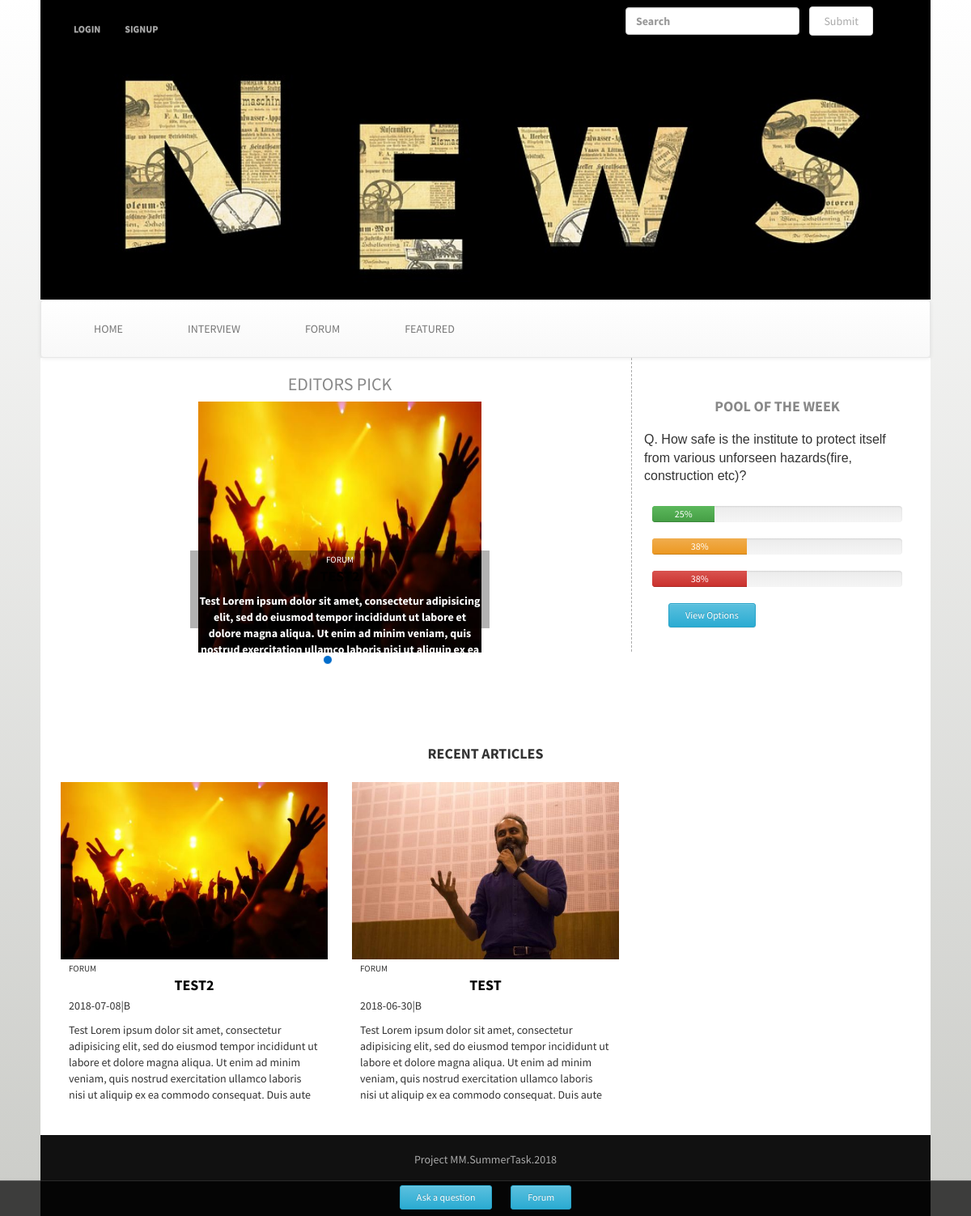
Before: / with the older database file.
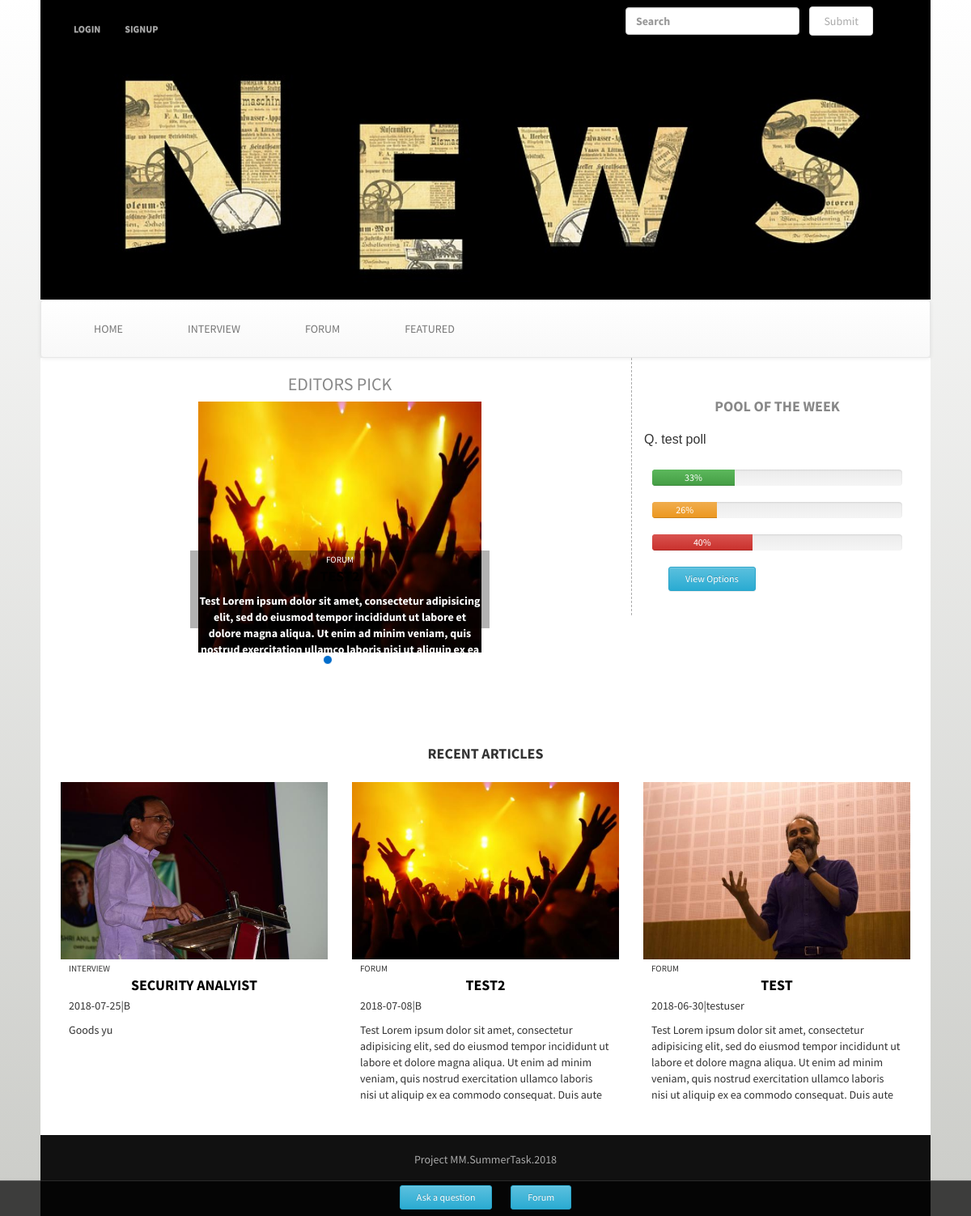
After: the same page with the newer database file.
### tables this page shows
CREATE TABLE IF NOT EXISTS `articles` (
  `id` int(11) NOT NULL AUTO_INCREMENT,
  `title` varchar(255) NOT NULL,
  `content` text NOT NULL,
  `summary` varchar(255) NOT NULL,
  `img` varchar(255) NOT NULL,
  `date` date NOT NULL,
  `ctg` varchar(255) NOT NULL,
  `reptr_name` varchar(255) NOT NULL,
  `modified` datetime NOT NULL,
  `user_id` int(11) NOT NULL,
  `views` int(11) NOT NULL DEFAULT '0',
  PRIMARY KEY (`id`)
);

CREATE TABLE IF NOT EXISTS `poll` (
  `id` int(11) NOT NULL AUTO_INCREMENT,
  `question` varchar(255) NOT NULL,
  `option1` varchar(255) NOT NULL,
  `option2` varchar(255) NOT NULL,
  `option3` varchar(255) NOT NULL,
  `count1` int(11) UNSIGNED DEFAULT '0',
  `count2` int(11) UNSIGNED DEFAULT '0',
  `count3` int(11) UNSIGNED DEFAULT '0',
  PRIMARY KEY (`id`)
);

### application/controllers/home.php (called while the page is built, shortened)
<?php
class Home extends CI_Controller {
	public function __construct()
	{
		$this->load->model('homepage');
	}
	public function index()
	{
		$data = array();
		$poll=$this->homepage->getpoll();
		$data['articles']=$this->homepage->latest_articles();
		$data['pick']=$this->homepage->editors_pick();
		$data['title'] = 'The news as it should be';
		$total=$poll['count1']+$poll['count2']+$poll['count3'];
		$data['a']=$poll['count1']*'100'/$total;
		$data['b']=$poll['count2']*'100'/$total;
		$data['c']=$poll['count3']*'100'/$total;
		$data['poll']=$poll;
		$this->load->view('common/head',$data);
		$this->load->view('common/header',$data);
		$this->load->view('homesite/editors_pick',$data);
		$this->load->view('homesite/poll_result',$data);
		$this->load->view('homesite/latest_articles',$data);
		$this->load->view('common/footer');
	}
}

### index.php (called while the page is built, shortened)
<?php
require_once BASEPATH.'core/CodeIgniter.php';

### application/models/homepage.php (called while the page is built, shortened)
<?php
class Homepage extends CI_Model{
	public function editors_pick()
	{
		$this->db->order_by('views', 'DESC');
		$query = $this->db->limit(3)->get('articles');
		return $query->result_array();
	}
	public function latest_articles()
	{
		$this->db->order_by('date', 'DESC');
		$query = $this->db->get('articles');
		return $query->result_array();
	}
	public function getpoll(){
		$query = $this->db->get_where('poll', array('id' => '1'));
		return $query->row_array();
	}
}

### application/views/homesite/editors_pick.php (the view, shortened to what this page needs)
<div class="row">
	<div class="col-sm-8 col-xs-12">
		<h2>Editors pick</h2>
		<div class="col-sm-8 col-xs-12 col-sm-offset-2">
			<div class="image-slider">
				<div id="myCarousel" class="carousel slide" data-ride="carousel">
					<ol class="carousel-indicators">
						<li data-target="#myCarousel" data-slide-to="0" class="active"></li>
						<li data-target="#myCarousel" data-slide-to="1"></li>
						<li data-target="#myCarousel" data-slide-to="2"></li>
					</ol>
					<div class="carousel-inner">
						<?php $count='1'; foreach ($pick as $pick) { ?>
							<div class="item <?php echo $count=='1'?'active':''; ?>">
							<a href="<?php echo site_url('home/article/'.$pick['id']); ?>"><img id="edit-pick" src="assets/img/uploads/<?php echo $pick['img']; ?>" alt="Editors Pick"></a>
							<div class="overlay">
								<h5><?php echo $pick['ctg']; ?></h5>
								<h3><a href="<?php echo site_url('home/article/'.$pick['id']); ?>"><?php echo $pick['title']; ?></a></h3>
								<p><?php echo $pick['summary']; ?></p>
							</div>
						</div>
						<?php ++$count; } ?>
					<a class="left carousel-control" href="#myCarousel" data-slide="prev">
					</a>
					<a class="right carousel-control" href="#myCarousel" data-slide="next">
					</a>
				</div>
			</div>
		</div>
	</div>
</div>

### application/views/common/head.php (shortened to what this page needs)
<!DOCTYPE html>
<html>
<head>
	<link rel="stylesheet" href="https://maxcdn.bootstrapcdn.com/bootstrap/3.3.6/css/bootstrap.min.css">
	<link rel="stylesheet" href="https://maxcdn.bootstrapcdn.com/bootstrap/3.3.6/css/bootstrap-theme.min.css">
	<link rel="stylesheet" type="text/css" href="<?php echo base_url(); ?>assets/css/common.css">
	<link rel="stylesheet" type="text/css" href="<?php echo base_url(); ?>assets/css/index.css">

### application/views/common/header.php (shortened to what this page needs)
</head>
<body>
	<div class="container-fluid">
		<header>
			<nav role="navigation" class="navbar lgn">
				<div id="navbarCollapse" class="collapse navbar-collapse">
					<ul class="nav navbar-nav">
						<?php if ($this->session->userdata('isloggedin')) {
							echo '<b>Logged in as:</b> ' . $this->session->userdata('username');
							if ($this->session->userdata('privilege')){
								echo ' | ' . "<a href=" . site_url('admin_panel') . ">Admin Panel</a>";
							}
							echo ' | ' . "<a href=" . site_url('users/logout') . ">Logout</a>";
						} else {
							?>
							<li><a id="PERSONAL_PROFILE" href="<?php echo site_url('users/login'); ?>">LOGIN</a></li>
							<li><a id="PERSONAL_PROFILE" href="<?php echo site_url('users/register'); ?>">SIGNUP</a></li>
						<?php } ?>
					</ul>
					<form class="navbar-form navbar-right" role="search" method="post" action="">
						<div class="form-group">
							<input type="text" class="form-control" placeholder="Search" name="search">
						</div>
						<input type="submit" name="check" class="btn btn-default btn-search" value="Submit">
					</form>
				</div>
			</nav>
		</header>
	</div>
	<div class="container-fluid">
		<nav role="navigation" class="navbar navbar-default">
			<div id="navbarCollapse1" class="collapse navbar-collapse">
				<ul class="nav navbar-nav">
					<li><a id="PERSONAL_PROFILE" href="<?php echo site_url(); ?>">HOME</a></li>
					<li><a id="PERSONAL_PROFILE" href="<?php echo site_url('home/category/'.'Interview'); ?>">INTERVIEW</a></li>
					<li><a id="PERSONAL_PROFILE" href="<?php echo site_url('home/category/'.'Forum'); ?>">FORUM</a></li>
					<li><a id="PERSONAL_PROFILE" href="<?php echo site_url('home/category/'.'Featured'); ?>">FEATURED</a></li>
				</ul>
			</div>
		</nav>

### application/views/homesite/poll_result.php (shortened to what this page needs)
<div class="col-sm-4 col-xs-12 pool">
	<h4>POOL OF THE WEEK</h4>
	<p class="form-group">
		Q. <?php echo $poll['question']; ?>
	</p>
	<div id="swap1">
		<div class="progress">
			<div class="progress-bar progress-bar-success" role="progressbar" aria-valuemin="0" aria-valuemax="100" style="width: <?php echo round($a);?>%">
				<?php echo round($a); ?>%
			</div>
		</div>
		<div class="progress">
			<div class="progress-bar progress-bar-warning" role="progressbar" aria-valuemin="0" aria-valuemax="100" style="width: <?php echo round($b);?>%">
				<?php echo round($b); ?>%
			</div>
		</div>
		<div class="progress">
			<div class="progress-bar progress-bar-danger" role="progressbar" aria-valuemin="0" aria-valuemax="100" style="width: <?php echo round($c);?>%">
				<?php echo round($c); ?>%
			</div>
		</div>
		<div>
			<a href="javascript:swap('swap1','swap2')"><button class="btn btn-info btn-sm" id="select">View Options</button></a>
		</div>
	</div>
</div>
</div>

### application/views/homesite/latest_articles.php
<div class="row">
	<br>
	<h3>RECENT ARTICLES</h3>
	<br>
	<?php $count=0;
	foreach($articles as $article): ?>
		<div class="col-sm-4 col-xs-12">
			<a href="<?php echo site_url('home/article/'.$article['id']); ?>"><img class="rec_art" src="<?php echo base_url('assets/img/uploads/') ?><?php echo $article['img']; ?>"></a>
			<div>
				<h5><?php echo $article['ctg']; ?></h5>
				<h3><a href="<?php echo site_url('home/article/'.$article['id']); ?>"><?php echo $article['title']; ?></a></h3>
				<p><?php echo $article['date'] .'|'. $article['reptr_name']; ?></p>
				<p>
					<?php echo $article['summary']; ?>
				</p>
			</div>
		</div>
		<?php
		if(++$count==3){
			break;
		}
		?>
	<?php endforeach; ?>
</div>

### application/views/common/footer.php (shortened to what this page needs)
		<footer>
			<a href="https://github.com/BSenthamizhSelvan/MM.SummerTask.2018">Project MM.SummerTask.2018</a>
		</footer>
	</div>
	<nav class="navbar navbar-default navbar-fixed-bottom">
		<a href="<?php echo base_url('home/question'); ?>"><button type="button" class="btn btn-info btn-sm">Ask a question</button></a>
		<a href="<?php echo base_url('forum'); ?>"><button type="button" class="btn btn-info btn-sm">Forum</button></a>
	</nav>
</body>
</html>

### assets/css/common.css (style rules this page uses)
.container-fluid { padding: 0px 50px; }
header { background-image: url("../img/common/cover.jpg"); background-size: cover; height: 370px; background-position-x: 50%; position: relative; }
.navbar-fixed-bottom { text-align: center; padding: 6px 0px 0px 0px; background: rgba(0, 0, 0, 0.7); margin-bottom: -6px; border: 0px; z-index: 1000; }
.lgn { margin-right: 20px; font-size: 12px; font-weight: 700; }
.navbar-right { margin-right: 20px; font-size: 12px; font-weight: 700; }
body { font-family: 'Source Sans Pro', sans-serif; background: -webkit-gradient(linear, left top, left bottom, from(#fff), to(#cbccc8)) fixed; }
.btn-search { background: #fff; border: 1px solid #ddd; padding: 7px 17px; color: #aaa; z-index: 100; }
.navbar-nav { padding: 10px; }
.navbar { margin-bottom: 0px; }
.row { background-color: #fff; margin: 0px; }
footer { padding-top: 20px; padding-bottom: 60px; text-align: center; background-color: #111; }
footer a { color: #aaa; }
.navbar-default .navbar-nav>li>a { padding: 15px 40px; }
h3 { text-align: center; }

### assets/css/index.css (style rules this page uses)
img { max-width: 100%; max-height: 100%; text-align: center; }
div { padding: 0px 10px 10px 10px; }
h2 { text-align: center; text-transform: uppercase; font-size: 22px; font-weight: 700px; color: #888; }
h5 { text-transform: uppercase; margin: 5px 0px; font-size: 11px }
h3 { text-transform: uppercase; margin: 5px 0px; font-size: 18px; font-weight: 700; }
.btn-search { margin-top: -10px; }
.overlay { position:relative; }
h3 a { color: #000; }
a { color: #aaa; }
.progress { padding: 0px; }
h4 { text-align: center; font-weight: 700; font-size: 18px; padding-top: 40px; color: #888; }
h4 + p { padding: 10px 0px; font-size: 16px; font-family: sans-serif; }
.btn-info { padding: 5px 20px; margin: 0px 10px; }
.pool { border-left: 1px dashed #aaa; }
.rec_art { width: 570px; height: 219.18px; }
#swap1 { display:block; }
.carousel-indicators { bottom: 0px; }
.carousel-indicators .active { background: #006DCC; }
.overlay { color: #fff ; font-weight: bold; position: absolute; bottom: 40px; text-align: center; left: 0px; z-index: 10000000; background: rgba(0,0,0,0.3); display: table-cell; vertical-align: middle; height: 30% !important; }
.overlay p { margin: 10px 0px; }
.item { display: table; }
.carousel-control { top: 50%; z-index: 1000; background: none !important; }
.image-slider { margin-bottom: 20px !important; }
.carousel-inner>.item>a>img, .carousel-inner>.item>img, .img-responsive, .thumbnail a>img, .thumbnail>img { display: block; width: 421.71px; height: 310px; }

Changed rows visible on the page:
changed poll: question "How safe is the institute to protect itself from various unforseen hazards(fire, construction etc)?" → "test poll"
added articles: img (picture), ctg "INTERVIEW", title "SECURITY ANALYIST", date "2018-07-25", reptr_name "B", summary "Goods yu", shown under "RECENT ARTICLES"
changed articles "TEST": reptr_name "B" → "testuser"
Other visible differences:
$a: 25 → 33 (drawn)
$a: "25" → "33"
$b: 38 → 26 (drawn)
$b: "38" → "26"
$c: 38 → 40 (drawn)
$c: "38" → "40"
